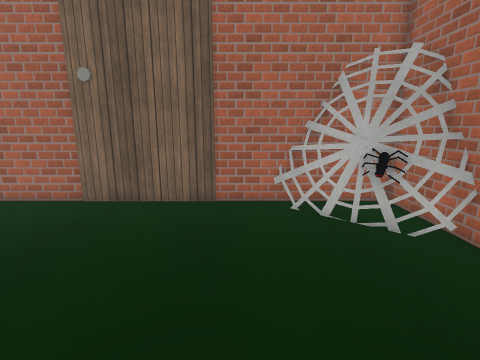
view 1 (above)

12 first-person views from a walk through a Unity game level. The camera is 1.5 m above the floor, tilts 12° down and sees 85° across. The floor is counted in squares, 0.5 m on a side. Each view is taken from the middle of a square. On the plan, view 1 faces up. The plan holds only what a view shows up to about 19 squares ahead; the rest is blank. The place goes on beyond the plan. The player character is not drawn. Some surface patterns are stand-ins.

view 2
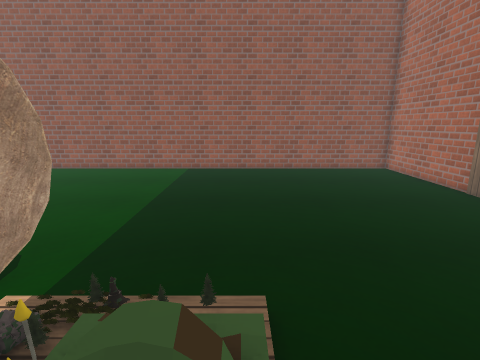

view 3
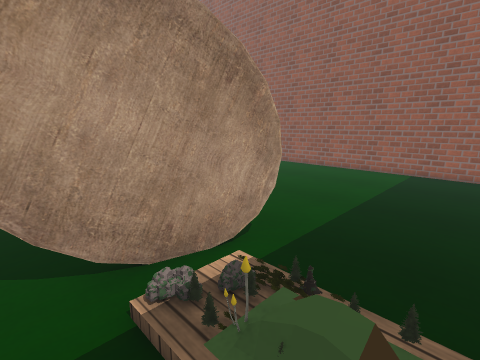

view 4
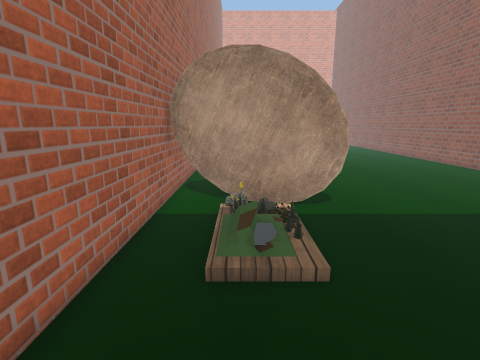

view 5
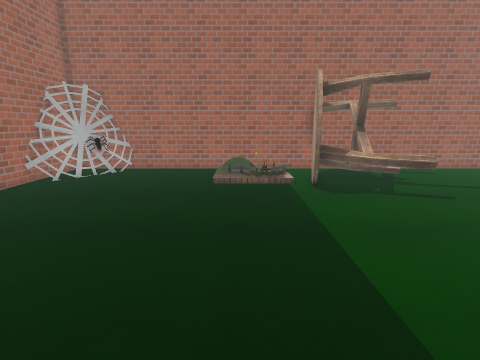

view 6
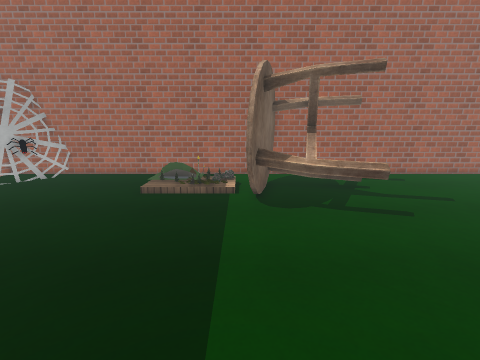

view 7
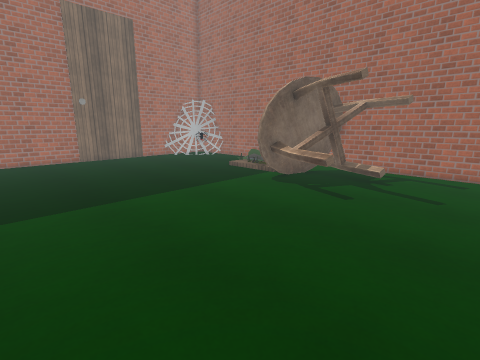

view 8
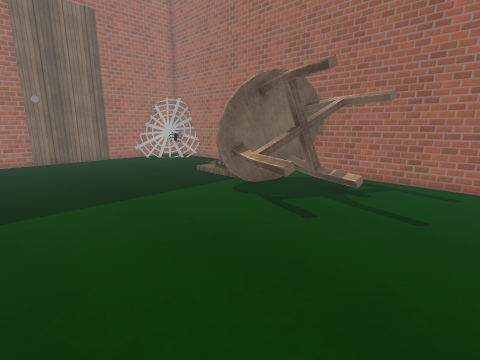

view 9
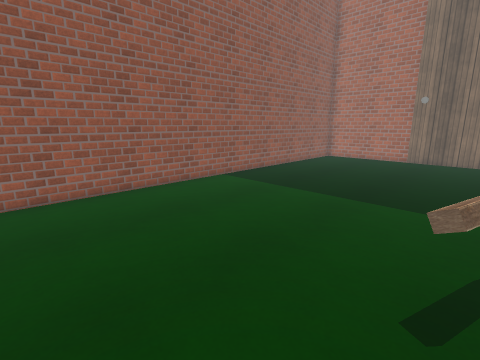

view 10
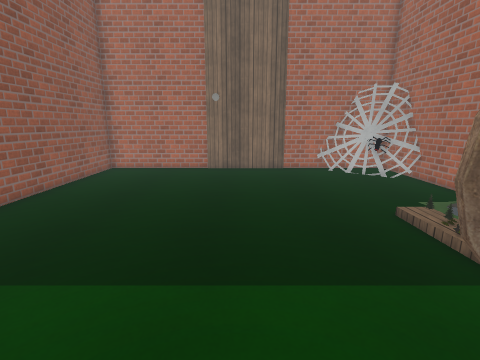

view 11
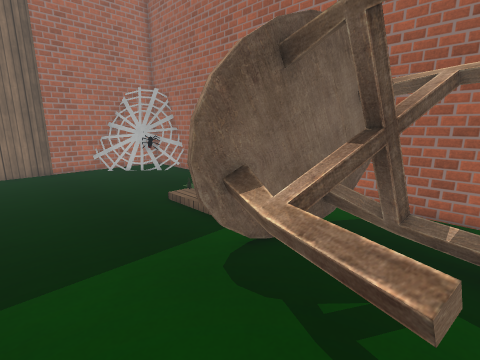

view 12
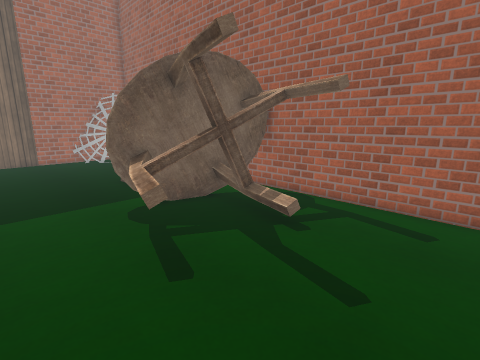

### Floor plan
Key: @ floor where view 1 was taken; # wall or solid block; . main floor; : floor 0.25 m higher than the main floor; / step, stairs or slope; M mushroom; O other object.
Columns run from 13 left of view 1 to 6 right of it. Each row starts with its distance up from view 1.
 10 ###############O####
  9 #..............OOOO#
  8 #................OO#
  7 #................OO#
  6 #..................#
  5 #..................#
  4 #..................#
  3 #..................#
  2 #..................#
  1 #..................#
  0 #............@/:O..#
 -1 #.............//O..#
 -2 #............./:M..#
 -3 #............./OO..#
 -4 #...........OO///..#
 -5 #............O####.#
 -6 #...........OO..O#O#
 -7 #...........OOOOO..#
 -8 #..........OO...O..#
 -9 #..........OO......#
-10 #..................#
-11 #..................#
-12 #..................#
-13 #..................#
-14 #..................#

Positions as (right, up) in squares from view 1, and headings:
1: (0, 0), facing up
2: (5, 0), facing left
3: (5, 0), facing down-left
4: (3, 5), facing down
5: (-12, -1), facing right
6: (-10, -4), facing right
7: (-12, -14), facing up-right
8: (-9, -14), facing up-right
9: (-1, -14), facing up-left
10: (-4, -8), facing up
11: (-4, -9), facing up-right
12: (-4, -14), facing up-right
